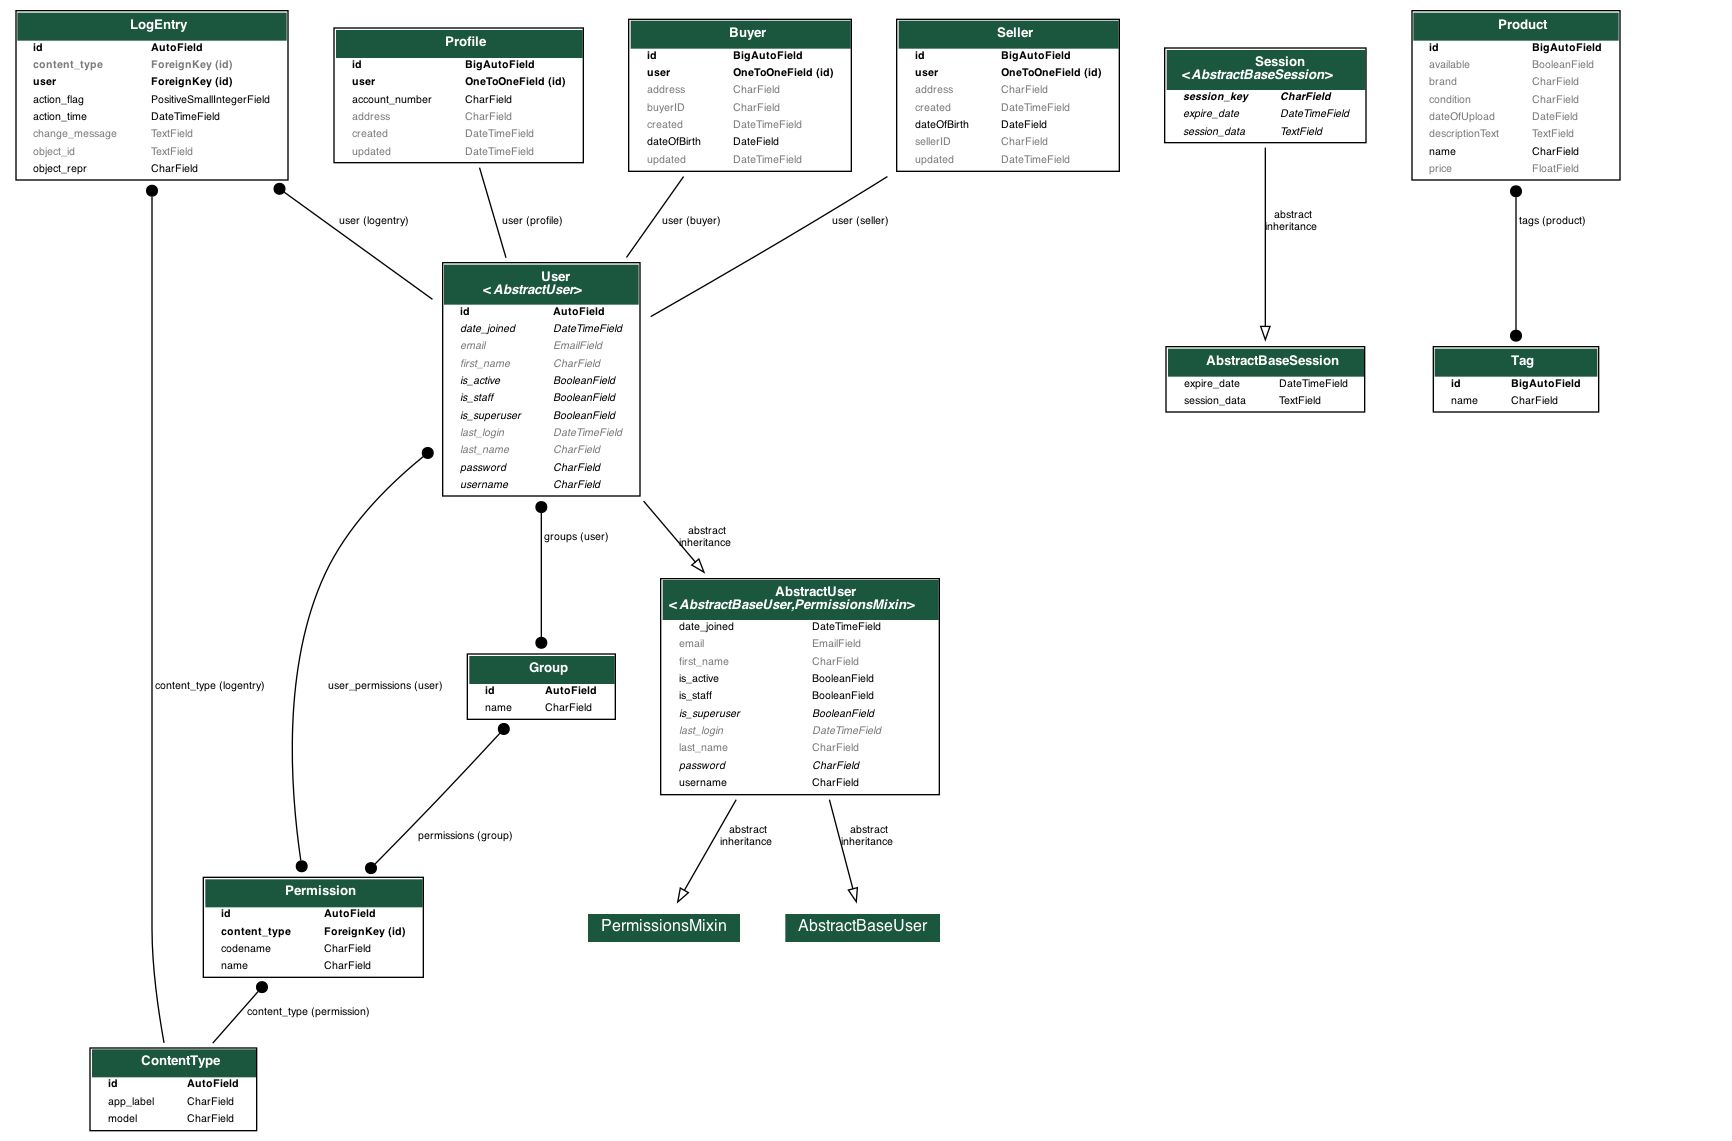

Write the Python code that produced this figure.
digraph model_graph {
fontname="Roboto";
fontsize=8;
rankdir="TB";
splines=true;
node [fontname="Roboto", fontsize=8, shape="plaintext"];
edge [fontname="Roboto", fontsize=8];
django_contrib_admin_models_LogEntry [label=<
    <TABLE BGCOLOR="white" BORDER="1" CELLBORDER="0" CELLSPACING="0">
    <TR><TD COLSPAN="2" CELLPADDING="5" ALIGN="CENTER" BGCOLOR="#1b563f">
    <FONT FACE="Roboto" COLOR="white" POINT-SIZE="10"><B>
    LogEntry
    </B></FONT></TD></TR>
  
  
    <TR><TD ALIGN="LEFT" BORDER="0">
    <FONT FACE="Roboto"><B>id</B></FONT>
    </TD><TD ALIGN="LEFT">
    <FONT FACE="Roboto"><B>AutoField</B></FONT>
    </TD></TR>
  
  
  
    <TR><TD ALIGN="LEFT" BORDER="0">
    <FONT COLOR="#7B7B7B" FACE="Roboto"><B>content_type</B></FONT>
    </TD><TD ALIGN="LEFT">
    <FONT COLOR="#7B7B7B" FACE="Roboto"><B>ForeignKey (id)</B></FONT>
    </TD></TR>
  
  
  
    <TR><TD ALIGN="LEFT" BORDER="0">
    <FONT FACE="Roboto"><B>user</B></FONT>
    </TD><TD ALIGN="LEFT">
    <FONT FACE="Roboto"><B>ForeignKey (id)</B></FONT>
    </TD></TR>
  
  
  
    <TR><TD ALIGN="LEFT" BORDER="0">
    <FONT FACE="Roboto">action_flag</FONT>
    </TD><TD ALIGN="LEFT">
    <FONT FACE="Roboto">PositiveSmallIntegerField</FONT>
    </TD></TR>
  
  
  
    <TR><TD ALIGN="LEFT" BORDER="0">
    <FONT FACE="Roboto">action_time</FONT>
    </TD><TD ALIGN="LEFT">
    <FONT FACE="Roboto">DateTimeField</FONT>
    </TD></TR>
  
  
  
    <TR><TD ALIGN="LEFT" BORDER="0">
    <FONT COLOR="#7B7B7B" FACE="Roboto">change_message</FONT>
    </TD><TD ALIGN="LEFT">
    <FONT COLOR="#7B7B7B" FACE="Roboto">TextField</FONT>
    </TD></TR>
  
  
  
    <TR><TD ALIGN="LEFT" BORDER="0">
    <FONT COLOR="#7B7B7B" FACE="Roboto">object_id</FONT>
    </TD><TD ALIGN="LEFT">
    <FONT COLOR="#7B7B7B" FACE="Roboto">TextField</FONT>
    </TD></TR>
  
  
  
    <TR><TD ALIGN="LEFT" BORDER="0">
    <FONT FACE="Roboto">object_repr</FONT>
    </TD><TD ALIGN="LEFT">
    <FONT FACE="Roboto">CharField</FONT>
    </TD></TR>
  
  
    </TABLE>
    >];
django_contrib_auth_models_AbstractUser [label=<
    <TABLE BGCOLOR="white" BORDER="1" CELLBORDER="0" CELLSPACING="0">
    <TR><TD COLSPAN="2" CELLPADDING="5" ALIGN="CENTER" BGCOLOR="#1b563f">
    <FONT FACE="Roboto" COLOR="white" POINT-SIZE="10"><B>
    AbstractUser<BR/>&lt;<FONT FACE="Roboto"><I>AbstractBaseUser,PermissionsMixin</I></FONT>&gt;
    </B></FONT></TD></TR>
  
  
    <TR><TD ALIGN="LEFT" BORDER="0">
    <FONT FACE="Roboto">date_joined</FONT>
    </TD><TD ALIGN="LEFT">
    <FONT FACE="Roboto">DateTimeField</FONT>
    </TD></TR>
  
  
  
    <TR><TD ALIGN="LEFT" BORDER="0">
    <FONT COLOR="#7B7B7B" FACE="Roboto">email</FONT>
    </TD><TD ALIGN="LEFT">
    <FONT COLOR="#7B7B7B" FACE="Roboto">EmailField</FONT>
    </TD></TR>
  
  
  
    <TR><TD ALIGN="LEFT" BORDER="0">
    <FONT COLOR="#7B7B7B" FACE="Roboto">first_name</FONT>
    </TD><TD ALIGN="LEFT">
    <FONT COLOR="#7B7B7B" FACE="Roboto">CharField</FONT>
    </TD></TR>
  
  
  
    <TR><TD ALIGN="LEFT" BORDER="0">
    <FONT FACE="Roboto">is_active</FONT>
    </TD><TD ALIGN="LEFT">
    <FONT FACE="Roboto">BooleanField</FONT>
    </TD></TR>
  
  
  
    <TR><TD ALIGN="LEFT" BORDER="0">
    <FONT FACE="Roboto">is_staff</FONT>
    </TD><TD ALIGN="LEFT">
    <FONT FACE="Roboto">BooleanField</FONT>
    </TD></TR>
  
  
  
    <TR><TD ALIGN="LEFT" BORDER="0">
    <FONT FACE="Roboto"><I>is_superuser</I></FONT>
    </TD><TD ALIGN="LEFT">
    <FONT FACE="Roboto"><I>BooleanField</I></FONT>
    </TD></TR>
  
  
  
    <TR><TD ALIGN="LEFT" BORDER="0">
    <FONT COLOR="#7B7B7B" FACE="Roboto"><I>last_login</I></FONT>
    </TD><TD ALIGN="LEFT">
    <FONT COLOR="#7B7B7B" FACE="Roboto"><I>DateTimeField</I></FONT>
    </TD></TR>
  
  
  
    <TR><TD ALIGN="LEFT" BORDER="0">
    <FONT COLOR="#7B7B7B" FACE="Roboto">last_name</FONT>
    </TD><TD ALIGN="LEFT">
    <FONT COLOR="#7B7B7B" FACE="Roboto">CharField</FONT>
    </TD></TR>
  
  
  
    <TR><TD ALIGN="LEFT" BORDER="0">
    <FONT FACE="Roboto"><I>password</I></FONT>
    </TD><TD ALIGN="LEFT">
    <FONT FACE="Roboto"><I>CharField</I></FONT>
    </TD></TR>
  
  
  
    <TR><TD ALIGN="LEFT" BORDER="0">
    <FONT FACE="Roboto">username</FONT>
    </TD><TD ALIGN="LEFT">
    <FONT FACE="Roboto">CharField</FONT>
    </TD></TR>
  
  
    </TABLE>
    >];
django_contrib_auth_models_Permission [label=<
    <TABLE BGCOLOR="white" BORDER="1" CELLBORDER="0" CELLSPACING="0">
    <TR><TD COLSPAN="2" CELLPADDING="5" ALIGN="CENTER" BGCOLOR="#1b563f">
    <FONT FACE="Roboto" COLOR="white" POINT-SIZE="10"><B>
    Permission
    </B></FONT></TD></TR>
  
  
    <TR><TD ALIGN="LEFT" BORDER="0">
    <FONT FACE="Roboto"><B>id</B></FONT>
    </TD><TD ALIGN="LEFT">
    <FONT FACE="Roboto"><B>AutoField</B></FONT>
    </TD></TR>
  
  
  
    <TR><TD ALIGN="LEFT" BORDER="0">
    <FONT FACE="Roboto"><B>content_type</B></FONT>
    </TD><TD ALIGN="LEFT">
    <FONT FACE="Roboto"><B>ForeignKey (id)</B></FONT>
    </TD></TR>
  
  
  
    <TR><TD ALIGN="LEFT" BORDER="0">
    <FONT FACE="Roboto">codename</FONT>
    </TD><TD ALIGN="LEFT">
    <FONT FACE="Roboto">CharField</FONT>
    </TD></TR>
  
  
  
    <TR><TD ALIGN="LEFT" BORDER="0">
    <FONT FACE="Roboto">name</FONT>
    </TD><TD ALIGN="LEFT">
    <FONT FACE="Roboto">CharField</FONT>
    </TD></TR>
  
  
    </TABLE>
    >];
django_contrib_auth_models_Group [label=<
    <TABLE BGCOLOR="white" BORDER="1" CELLBORDER="0" CELLSPACING="0">
    <TR><TD COLSPAN="2" CELLPADDING="5" ALIGN="CENTER" BGCOLOR="#1b563f">
    <FONT FACE="Roboto" COLOR="white" POINT-SIZE="10"><B>
    Group
    </B></FONT></TD></TR>
  
  
    <TR><TD ALIGN="LEFT" BORDER="0">
    <FONT FACE="Roboto"><B>id</B></FONT>
    </TD><TD ALIGN="LEFT">
    <FONT FACE="Roboto"><B>AutoField</B></FONT>
    </TD></TR>
  
  
  
    <TR><TD ALIGN="LEFT" BORDER="0">
    <FONT FACE="Roboto">name</FONT>
    </TD><TD ALIGN="LEFT">
    <FONT FACE="Roboto">CharField</FONT>
    </TD></TR>
  
  
    </TABLE>
    >];
django_contrib_auth_models_User [label=<
    <TABLE BGCOLOR="white" BORDER="1" CELLBORDER="0" CELLSPACING="0">
    <TR><TD COLSPAN="2" CELLPADDING="5" ALIGN="CENTER" BGCOLOR="#1b563f">
    <FONT FACE="Roboto" COLOR="white" POINT-SIZE="10"><B>
    User<BR/>&lt;<FONT FACE="Roboto"><I>AbstractUser</I></FONT>&gt;
    </B></FONT></TD></TR>
  
  
    <TR><TD ALIGN="LEFT" BORDER="0">
    <FONT FACE="Roboto"><B>id</B></FONT>
    </TD><TD ALIGN="LEFT">
    <FONT FACE="Roboto"><B>AutoField</B></FONT>
    </TD></TR>
  
  
  
    <TR><TD ALIGN="LEFT" BORDER="0">
    <FONT FACE="Roboto"><I>date_joined</I></FONT>
    </TD><TD ALIGN="LEFT">
    <FONT FACE="Roboto"><I>DateTimeField</I></FONT>
    </TD></TR>
  
  
  
    <TR><TD ALIGN="LEFT" BORDER="0">
    <FONT COLOR="#7B7B7B" FACE="Roboto"><I>email</I></FONT>
    </TD><TD ALIGN="LEFT">
    <FONT COLOR="#7B7B7B" FACE="Roboto"><I>EmailField</I></FONT>
    </TD></TR>
  
  
  
    <TR><TD ALIGN="LEFT" BORDER="0">
    <FONT COLOR="#7B7B7B" FACE="Roboto"><I>first_name</I></FONT>
    </TD><TD ALIGN="LEFT">
    <FONT COLOR="#7B7B7B" FACE="Roboto"><I>CharField</I></FONT>
    </TD></TR>
  
  
  
    <TR><TD ALIGN="LEFT" BORDER="0">
    <FONT FACE="Roboto"><I>is_active</I></FONT>
    </TD><TD ALIGN="LEFT">
    <FONT FACE="Roboto"><I>BooleanField</I></FONT>
    </TD></TR>
  
  
  
    <TR><TD ALIGN="LEFT" BORDER="0">
    <FONT FACE="Roboto"><I>is_staff</I></FONT>
    </TD><TD ALIGN="LEFT">
    <FONT FACE="Roboto"><I>BooleanField</I></FONT>
    </TD></TR>
  
  
  
    <TR><TD ALIGN="LEFT" BORDER="0">
    <FONT FACE="Roboto"><I>is_superuser</I></FONT>
    </TD><TD ALIGN="LEFT">
    <FONT FACE="Roboto"><I>BooleanField</I></FONT>
    </TD></TR>
  
  
  
    <TR><TD ALIGN="LEFT" BORDER="0">
    <FONT COLOR="#7B7B7B" FACE="Roboto"><I>last_login</I></FONT>
    </TD><TD ALIGN="LEFT">
    <FONT COLOR="#7B7B7B" FACE="Roboto"><I>DateTimeField</I></FONT>
    </TD></TR>
  
  
  
    <TR><TD ALIGN="LEFT" BORDER="0">
    <FONT COLOR="#7B7B7B" FACE="Roboto"><I>last_name</I></FONT>
    </TD><TD ALIGN="LEFT">
    <FONT COLOR="#7B7B7B" FACE="Roboto"><I>CharField</I></FONT>
    </TD></TR>
  
  
  
    <TR><TD ALIGN="LEFT" BORDER="0">
    <FONT FACE="Roboto"><I>password</I></FONT>
    </TD><TD ALIGN="LEFT">
    <FONT FACE="Roboto"><I>CharField</I></FONT>
    </TD></TR>
  
  
  
    <TR><TD ALIGN="LEFT" BORDER="0">
    <FONT FACE="Roboto"><I>username</I></FONT>
    </TD><TD ALIGN="LEFT">
    <FONT FACE="Roboto"><I>CharField</I></FONT>
    </TD></TR>
  
  
    </TABLE>
    >];
django_contrib_contenttypes_models_ContentType [label=<
    <TABLE BGCOLOR="white" BORDER="1" CELLBORDER="0" CELLSPACING="0">
    <TR><TD COLSPAN="2" CELLPADDING="5" ALIGN="CENTER" BGCOLOR="#1b563f">
    <FONT FACE="Roboto" COLOR="white" POINT-SIZE="10"><B>
    ContentType
    </B></FONT></TD></TR>
  
  
    <TR><TD ALIGN="LEFT" BORDER="0">
    <FONT FACE="Roboto"><B>id</B></FONT>
    </TD><TD ALIGN="LEFT">
    <FONT FACE="Roboto"><B>AutoField</B></FONT>
    </TD></TR>
  
  
  
    <TR><TD ALIGN="LEFT" BORDER="0">
    <FONT FACE="Roboto">app_label</FONT>
    </TD><TD ALIGN="LEFT">
    <FONT FACE="Roboto">CharField</FONT>
    </TD></TR>
  
  
  
    <TR><TD ALIGN="LEFT" BORDER="0">
    <FONT FACE="Roboto">model</FONT>
    </TD><TD ALIGN="LEFT">
    <FONT FACE="Roboto">CharField</FONT>
    </TD></TR>
  
  
    </TABLE>
    >];
django_contrib_sessions_base_session_AbstractBaseSession [label=<
    <TABLE BGCOLOR="white" BORDER="1" CELLBORDER="0" CELLSPACING="0">
    <TR><TD COLSPAN="2" CELLPADDING="5" ALIGN="CENTER" BGCOLOR="#1b563f">
    <FONT FACE="Roboto" COLOR="white" POINT-SIZE="10"><B>
    AbstractBaseSession
    </B></FONT></TD></TR>
  
  
    <TR><TD ALIGN="LEFT" BORDER="0">
    <FONT FACE="Roboto">expire_date</FONT>
    </TD><TD ALIGN="LEFT">
    <FONT FACE="Roboto">DateTimeField</FONT>
    </TD></TR>
  
  
  
    <TR><TD ALIGN="LEFT" BORDER="0">
    <FONT FACE="Roboto">session_data</FONT>
    </TD><TD ALIGN="LEFT">
    <FONT FACE="Roboto">TextField</FONT>
    </TD></TR>
  
  
    </TABLE>
    >];
django_contrib_sessions_models_Session [label=<
    <TABLE BGCOLOR="white" BORDER="1" CELLBORDER="0" CELLSPACING="0">
    <TR><TD COLSPAN="2" CELLPADDING="5" ALIGN="CENTER" BGCOLOR="#1b563f">
    <FONT FACE="Roboto" COLOR="white" POINT-SIZE="10"><B>
    Session<BR/>&lt;<FONT FACE="Roboto"><I>AbstractBaseSession</I></FONT>&gt;
    </B></FONT></TD></TR>
  
  
    <TR><TD ALIGN="LEFT" BORDER="0">
    <FONT FACE="Roboto"><I><B>session_key</B></I></FONT>
    </TD><TD ALIGN="LEFT">
    <FONT FACE="Roboto"><I><B>CharField</B></I></FONT>
    </TD></TR>
  
  
  
    <TR><TD ALIGN="LEFT" BORDER="0">
    <FONT FACE="Roboto"><I>expire_date</I></FONT>
    </TD><TD ALIGN="LEFT">
    <FONT FACE="Roboto"><I>DateTimeField</I></FONT>
    </TD></TR>
  
  
  
    <TR><TD ALIGN="LEFT" BORDER="0">
    <FONT FACE="Roboto"><I>session_data</I></FONT>
    </TD><TD ALIGN="LEFT">
    <FONT FACE="Roboto"><I>TextField</I></FONT>
    </TD></TR>
  
  
    </TABLE>
    >];
products_models_Tag [label=<
    <TABLE BGCOLOR="white" BORDER="1" CELLBORDER="0" CELLSPACING="0">
    <TR><TD COLSPAN="2" CELLPADDING="5" ALIGN="CENTER" BGCOLOR="#1b563f">
    <FONT FACE="Roboto" COLOR="white" POINT-SIZE="10"><B>
    Tag
    </B></FONT></TD></TR>
  
  
    <TR><TD ALIGN="LEFT" BORDER="0">
    <FONT FACE="Roboto"><B>id</B></FONT>
    </TD><TD ALIGN="LEFT">
    <FONT FACE="Roboto"><B>BigAutoField</B></FONT>
    </TD></TR>
  
  
  
    <TR><TD ALIGN="LEFT" BORDER="0">
    <FONT FACE="Roboto">name</FONT>
    </TD><TD ALIGN="LEFT">
    <FONT FACE="Roboto">CharField</FONT>
    </TD></TR>
  
  
    </TABLE>
    >];
products_models_Product [label=<
    <TABLE BGCOLOR="white" BORDER="1" CELLBORDER="0" CELLSPACING="0">
    <TR><TD COLSPAN="2" CELLPADDING="5" ALIGN="CENTER" BGCOLOR="#1b563f">
    <FONT FACE="Roboto" COLOR="white" POINT-SIZE="10"><B>
    Product
    </B></FONT></TD></TR>
  
  
    <TR><TD ALIGN="LEFT" BORDER="0">
    <FONT FACE="Roboto"><B>id</B></FONT>
    </TD><TD ALIGN="LEFT">
    <FONT FACE="Roboto"><B>BigAutoField</B></FONT>
    </TD></TR>
  
  
  
    <TR><TD ALIGN="LEFT" BORDER="0">
    <FONT COLOR="#7B7B7B" FACE="Roboto">available</FONT>
    </TD><TD ALIGN="LEFT">
    <FONT COLOR="#7B7B7B" FACE="Roboto">BooleanField</FONT>
    </TD></TR>
  
  
  
    <TR><TD ALIGN="LEFT" BORDER="0">
    <FONT COLOR="#7B7B7B" FACE="Roboto">brand</FONT>
    </TD><TD ALIGN="LEFT">
    <FONT COLOR="#7B7B7B" FACE="Roboto">CharField</FONT>
    </TD></TR>
  
  
  
    <TR><TD ALIGN="LEFT" BORDER="0">
    <FONT COLOR="#7B7B7B" FACE="Roboto">condition</FONT>
    </TD><TD ALIGN="LEFT">
    <FONT COLOR="#7B7B7B" FACE="Roboto">CharField</FONT>
    </TD></TR>
  
  
  
    <TR><TD ALIGN="LEFT" BORDER="0">
    <FONT COLOR="#7B7B7B" FACE="Roboto">dateOfUpload</FONT>
    </TD><TD ALIGN="LEFT">
    <FONT COLOR="#7B7B7B" FACE="Roboto">DateField</FONT>
    </TD></TR>
  
  
  
    <TR><TD ALIGN="LEFT" BORDER="0">
    <FONT COLOR="#7B7B7B" FACE="Roboto">descriptionText</FONT>
    </TD><TD ALIGN="LEFT">
    <FONT COLOR="#7B7B7B" FACE="Roboto">TextField</FONT>
    </TD></TR>
  
  
  
    <TR><TD ALIGN="LEFT" BORDER="0">
    <FONT FACE="Roboto">name</FONT>
    </TD><TD ALIGN="LEFT">
    <FONT FACE="Roboto">CharField</FONT>
    </TD></TR>
  
  
  
    <TR><TD ALIGN="LEFT" BORDER="0">
    <FONT COLOR="#7B7B7B" FACE="Roboto">price</FONT>
    </TD><TD ALIGN="LEFT">
    <FONT COLOR="#7B7B7B" FACE="Roboto">FloatField</FONT>
    </TD></TR>
  
  
    </TABLE>
    >];
profiles_models_Profile [label=<
    <TABLE BGCOLOR="white" BORDER="1" CELLBORDER="0" CELLSPACING="0">
    <TR><TD COLSPAN="2" CELLPADDING="5" ALIGN="CENTER" BGCOLOR="#1b563f">
    <FONT FACE="Roboto" COLOR="white" POINT-SIZE="10"><B>
    Profile
    </B></FONT></TD></TR>
  
  
    <TR><TD ALIGN="LEFT" BORDER="0">
    <FONT FACE="Roboto"><B>id</B></FONT>
    </TD><TD ALIGN="LEFT">
    <FONT FACE="Roboto"><B>BigAutoField</B></FONT>
    </TD></TR>
  
  
  
    <TR><TD ALIGN="LEFT" BORDER="0">
    <FONT FACE="Roboto"><B>user</B></FONT>
    </TD><TD ALIGN="LEFT">
    <FONT FACE="Roboto"><B>OneToOneField (id)</B></FONT>
    </TD></TR>
  
  
  
    <TR><TD ALIGN="LEFT" BORDER="0">
    <FONT FACE="Roboto">account_number</FONT>
    </TD><TD ALIGN="LEFT">
    <FONT FACE="Roboto">CharField</FONT>
    </TD></TR>
  
  
  
    <TR><TD ALIGN="LEFT" BORDER="0">
    <FONT COLOR="#7B7B7B" FACE="Roboto">address</FONT>
    </TD><TD ALIGN="LEFT">
    <FONT COLOR="#7B7B7B" FACE="Roboto">CharField</FONT>
    </TD></TR>
  
  
  
    <TR><TD ALIGN="LEFT" BORDER="0">
    <FONT COLOR="#7B7B7B" FACE="Roboto">created</FONT>
    </TD><TD ALIGN="LEFT">
    <FONT COLOR="#7B7B7B" FACE="Roboto">DateTimeField</FONT>
    </TD></TR>
  
  
  
    <TR><TD ALIGN="LEFT" BORDER="0">
    <FONT COLOR="#7B7B7B" FACE="Roboto">updated</FONT>
    </TD><TD ALIGN="LEFT">
    <FONT COLOR="#7B7B7B" FACE="Roboto">DateTimeField</FONT>
    </TD></TR>
  
  
    </TABLE>
    >];
buyers_models_Buyer [label=<
    <TABLE BGCOLOR="white" BORDER="1" CELLBORDER="0" CELLSPACING="0">
    <TR><TD COLSPAN="2" CELLPADDING="5" ALIGN="CENTER" BGCOLOR="#1b563f">
    <FONT FACE="Roboto" COLOR="white" POINT-SIZE="10"><B>
    Buyer
    </B></FONT></TD></TR>
  
  
    <TR><TD ALIGN="LEFT" BORDER="0">
    <FONT FACE="Roboto"><B>id</B></FONT>
    </TD><TD ALIGN="LEFT">
    <FONT FACE="Roboto"><B>BigAutoField</B></FONT>
    </TD></TR>
  
  
  
    <TR><TD ALIGN="LEFT" BORDER="0">
    <FONT FACE="Roboto"><B>user</B></FONT>
    </TD><TD ALIGN="LEFT">
    <FONT FACE="Roboto"><B>OneToOneField (id)</B></FONT>
    </TD></TR>
  
  
  
    <TR><TD ALIGN="LEFT" BORDER="0">
    <FONT COLOR="#7B7B7B" FACE="Roboto">address</FONT>
    </TD><TD ALIGN="LEFT">
    <FONT COLOR="#7B7B7B" FACE="Roboto">CharField</FONT>
    </TD></TR>
  
  
  
    <TR><TD ALIGN="LEFT" BORDER="0">
    <FONT COLOR="#7B7B7B" FACE="Roboto">buyerID</FONT>
    </TD><TD ALIGN="LEFT">
    <FONT COLOR="#7B7B7B" FACE="Roboto">CharField</FONT>
    </TD></TR>
  
  
  
    <TR><TD ALIGN="LEFT" BORDER="0">
    <FONT COLOR="#7B7B7B" FACE="Roboto">created</FONT>
    </TD><TD ALIGN="LEFT">
    <FONT COLOR="#7B7B7B" FACE="Roboto">DateTimeField</FONT>
    </TD></TR>
  
  
  
    <TR><TD ALIGN="LEFT" BORDER="0">
    <FONT FACE="Roboto">dateOfBirth</FONT>
    </TD><TD ALIGN="LEFT">
    <FONT FACE="Roboto">DateField</FONT>
    </TD></TR>
  
  
  
    <TR><TD ALIGN="LEFT" BORDER="0">
    <FONT COLOR="#7B7B7B" FACE="Roboto">updated</FONT>
    </TD><TD ALIGN="LEFT">
    <FONT COLOR="#7B7B7B" FACE="Roboto">DateTimeField</FONT>
    </TD></TR>
  
  
    </TABLE>
    >];
sellers_models_Seller [label=<
    <TABLE BGCOLOR="white" BORDER="1" CELLBORDER="0" CELLSPACING="0">
    <TR><TD COLSPAN="2" CELLPADDING="5" ALIGN="CENTER" BGCOLOR="#1b563f">
    <FONT FACE="Roboto" COLOR="white" POINT-SIZE="10"><B>
    Seller
    </B></FONT></TD></TR>
  
  
    <TR><TD ALIGN="LEFT" BORDER="0">
    <FONT FACE="Roboto"><B>id</B></FONT>
    </TD><TD ALIGN="LEFT">
    <FONT FACE="Roboto"><B>BigAutoField</B></FONT>
    </TD></TR>
  
  
  
    <TR><TD ALIGN="LEFT" BORDER="0">
    <FONT FACE="Roboto"><B>user</B></FONT>
    </TD><TD ALIGN="LEFT">
    <FONT FACE="Roboto"><B>OneToOneField (id)</B></FONT>
    </TD></TR>
  
  
  
    <TR><TD ALIGN="LEFT" BORDER="0">
    <FONT COLOR="#7B7B7B" FACE="Roboto">address</FONT>
    </TD><TD ALIGN="LEFT">
    <FONT COLOR="#7B7B7B" FACE="Roboto">CharField</FONT>
    </TD></TR>
  
  
  
    <TR><TD ALIGN="LEFT" BORDER="0">
    <FONT COLOR="#7B7B7B" FACE="Roboto">created</FONT>
    </TD><TD ALIGN="LEFT">
    <FONT COLOR="#7B7B7B" FACE="Roboto">DateTimeField</FONT>
    </TD></TR>
  
  
  
    <TR><TD ALIGN="LEFT" BORDER="0">
    <FONT FACE="Roboto">dateOfBirth</FONT>
    </TD><TD ALIGN="LEFT">
    <FONT FACE="Roboto">DateField</FONT>
    </TD></TR>
  
  
  
    <TR><TD ALIGN="LEFT" BORDER="0">
    <FONT COLOR="#7B7B7B" FACE="Roboto">sellerID</FONT>
    </TD><TD ALIGN="LEFT">
    <FONT COLOR="#7B7B7B" FACE="Roboto">CharField</FONT>
    </TD></TR>
  
  
  
    <TR><TD ALIGN="LEFT" BORDER="0">
    <FONT COLOR="#7B7B7B" FACE="Roboto">updated</FONT>
    </TD><TD ALIGN="LEFT">
    <FONT COLOR="#7B7B7B" FACE="Roboto">DateTimeField</FONT>
    </TD></TR>
  
  
    </TABLE>
    >];
django_contrib_admin_models_LogEntry -> django_contrib_auth_models_User  [arrowhead=none, arrowtail=dot, dir=both, label=" user (logentry)"];
django_contrib_admin_models_LogEntry -> django_contrib_contenttypes_models_ContentType  [arrowhead=none, arrowtail=dot, dir=both, label=" content_type (logentry)"];
django_contrib_auth_base_user_AbstractBaseUser [label=<
  <TABLE BGCOLOR="white" BORDER="0" CELLBORDER="0" CELLSPACING="0">
  <TR><TD COLSPAN="2" CELLPADDING="4" ALIGN="CENTER" BGCOLOR="#1b563f">
  <FONT FACE="Roboto" POINT-SIZE="12" COLOR="white">AbstractBaseUser</FONT>
  </TD></TR>
  </TABLE>
  >];
django_contrib_auth_models_AbstractUser -> django_contrib_auth_base_user_AbstractBaseUser  [arrowhead=empty, arrowtail=none, dir=both, label=" abstract\ninheritance"];
django_contrib_auth_models_PermissionsMixin [label=<
  <TABLE BGCOLOR="white" BORDER="0" CELLBORDER="0" CELLSPACING="0">
  <TR><TD COLSPAN="2" CELLPADDING="4" ALIGN="CENTER" BGCOLOR="#1b563f">
  <FONT FACE="Roboto" POINT-SIZE="12" COLOR="white">PermissionsMixin</FONT>
  </TD></TR>
  </TABLE>
  >];
django_contrib_auth_models_AbstractUser -> django_contrib_auth_models_PermissionsMixin  [arrowhead=empty, arrowtail=none, dir=both, label=" abstract\ninheritance"];
django_contrib_auth_models_Permission -> django_contrib_contenttypes_models_ContentType  [arrowhead=none, arrowtail=dot, dir=both, label=" content_type (permission)"];
django_contrib_auth_models_Group -> django_contrib_auth_models_Permission  [arrowhead=dot, arrowtail=dot, dir=both, label=" permissions (group)"];
django_contrib_auth_models_User -> django_contrib_auth_models_Group  [arrowhead=dot, arrowtail=dot, dir=both, label=" groups (user)"];
django_contrib_auth_models_User -> django_contrib_auth_models_Permission  [arrowhead=dot, arrowtail=dot, dir=both, label=" user_permissions (user)"];
django_contrib_auth_models_User -> django_contrib_auth_models_AbstractUser  [arrowhead=empty, arrowtail=none, dir=both, label=" abstract\ninheritance"];
django_contrib_sessions_models_Session -> django_contrib_sessions_base_session_AbstractBaseSession  [arrowhead=empty, arrowtail=none, dir=both, label=" abstract\ninheritance"];
products_models_Product -> products_models_Tag  [arrowhead=dot, arrowtail=dot, dir=both, label=" tags (product)"];
profiles_models_Profile -> django_contrib_auth_models_User  [arrowhead=none, arrowtail=none, dir=both, label=" user (profile)"];
buyers_models_Buyer -> django_contrib_auth_models_User  [arrowhead=none, arrowtail=none, dir=both, label=" user (buyer)"];
sellers_models_Seller -> django_contrib_auth_models_User  [arrowhead=none, arrowtail=none, dir=both, label=" user (seller)"];
"\n\n\n";
}
